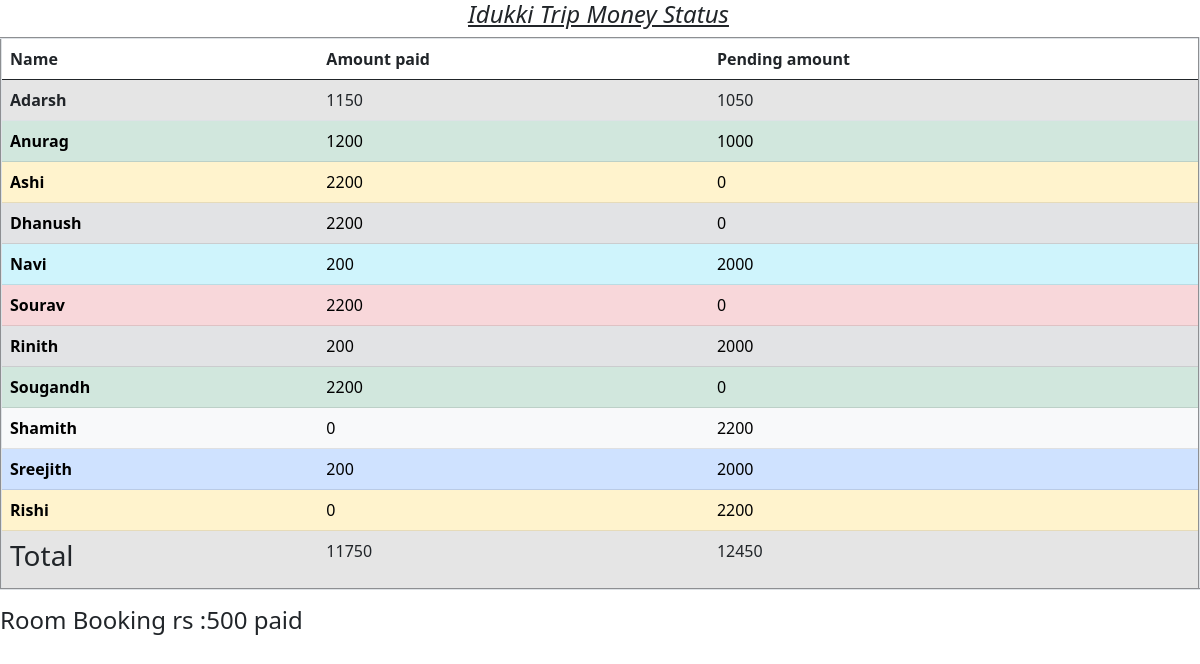
The page / on the database its author committed.
### blogapp/models.py (models this page shows, shortened)
class profiles(models.Model):
    name=models.CharField(max_length=10,default='')
    amount_paid=models.IntegerField(default=0)
    amount_balance=models.IntegerField(default=0)
    tableclass=models.CharField(max_length=20,default='table-active')

### blogapp/views.py (the view)
# urls.py: path('',views.index,name='index')
def index(request):
    data=profiles.objects.all()
    total_recieved=profiles.objects.all().aggregate(Sum('amount_paid'))
    total_pending=profiles.objects.all().aggregate(Sum('amount_balance'))
    return render(request,'index.html',{'data':data,'total_recieved':total_recieved['amount_paid__sum'],'total_pending':total_pending['amount_balance__sum']})

### blogapp/templates/index.html (shortened to what this page needs)
<!DOCTYPE html>
<html lang="en">
<head>
    <link href="https://cdn.jsdelivr.net/npm/bootstrap@5.0.0-beta1/dist/css/bootstrap.min.css" rel="stylesheet">
</head>
<body>
  <h4 style="font-style: italic; padding-left: 39%;"><u>Idukki Trip Money Status</u></h4>
    <table class="table table-hover" border="2px">
            <thead>
              <tr>
                <th scope="col">Name</th>
                <th scope="col">Amount paid</th>
                <th scope="col">Pending amount</th>
              </tr>
            </thead>
            <tbody>
              {% for data in data %}
              <tr class="{{data.tableclass}}">
                <th scope="row">{{data.name}}</th>
                <td>{{data.amount_paid}}</td>
                <td>{{data.amount_balance}}</td>
              </tr>
              {% endfor %}
              <tr class="table-active">
                <th scope="row"><h3>Total</h3></th>
                <td>{{total_recieved}}</td>
                <td>{{total_pending}}</td>
              </tr>
                  </tbody>
          </table>
          <h4>Room Booking rs :500 paid</h4>
    </body>
</html>

### rows shown on the page
profiles: name "Adarsh", amount_paid "1150", amount_balance "1050"
profiles: name "Anurag", amount_paid "1200", amount_balance "1000"
profiles: name "Ashi", amount_paid "2200", amount_balance "0"
profiles: name "Dhanush", amount_paid "2200", amount_balance "0"
profiles: name "Navi", amount_paid "200", amount_balance "2000"
profiles: name "Sourav", amount_paid "2200", amount_balance "0"
profiles: name "Rinith", amount_paid "200", amount_balance "2000"
profiles: name "Sougandh", amount_paid "2200", amount_balance "0"
profiles: name "Shamith", amount_paid "0", amount_balance "2200"
profiles: name "Sreejith", amount_paid "200", amount_balance "2000"
profiles: name "Rishi", amount_paid "0", amount_balance "2200"

### other values the page prints
{{ total_recieved }} "11750"
{{ total_pending }} "12450"
